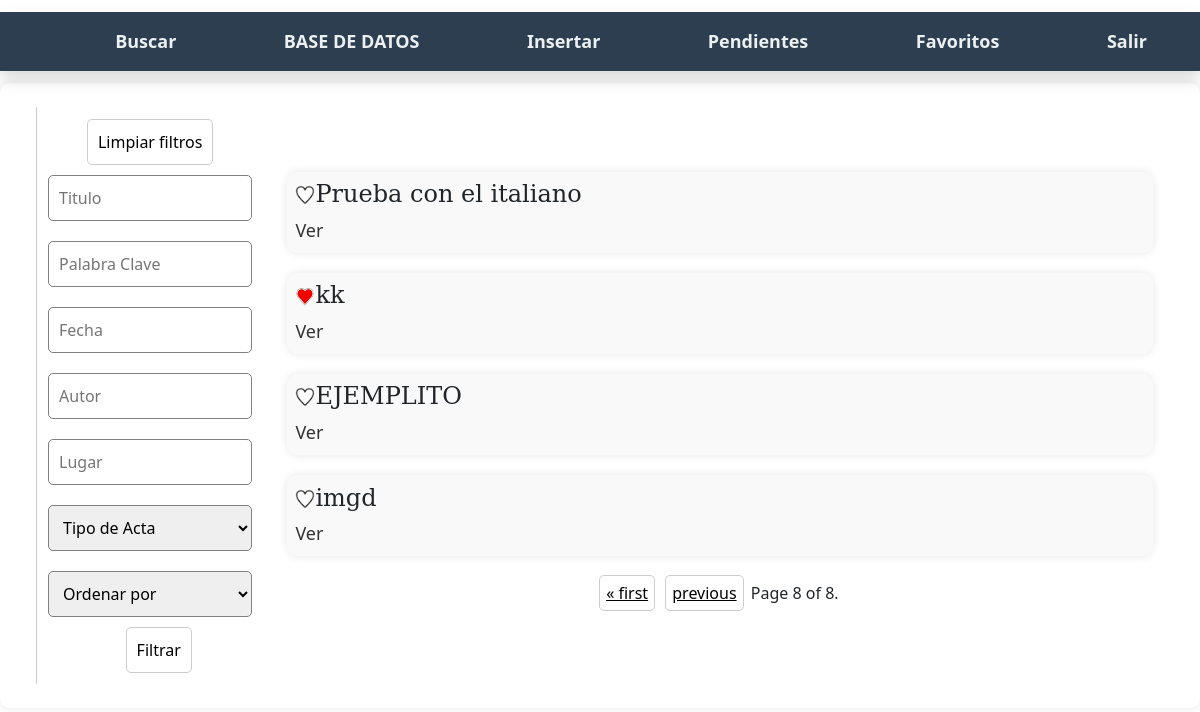
/?page=8 (signed in), run on an earlier commit of the app's database.
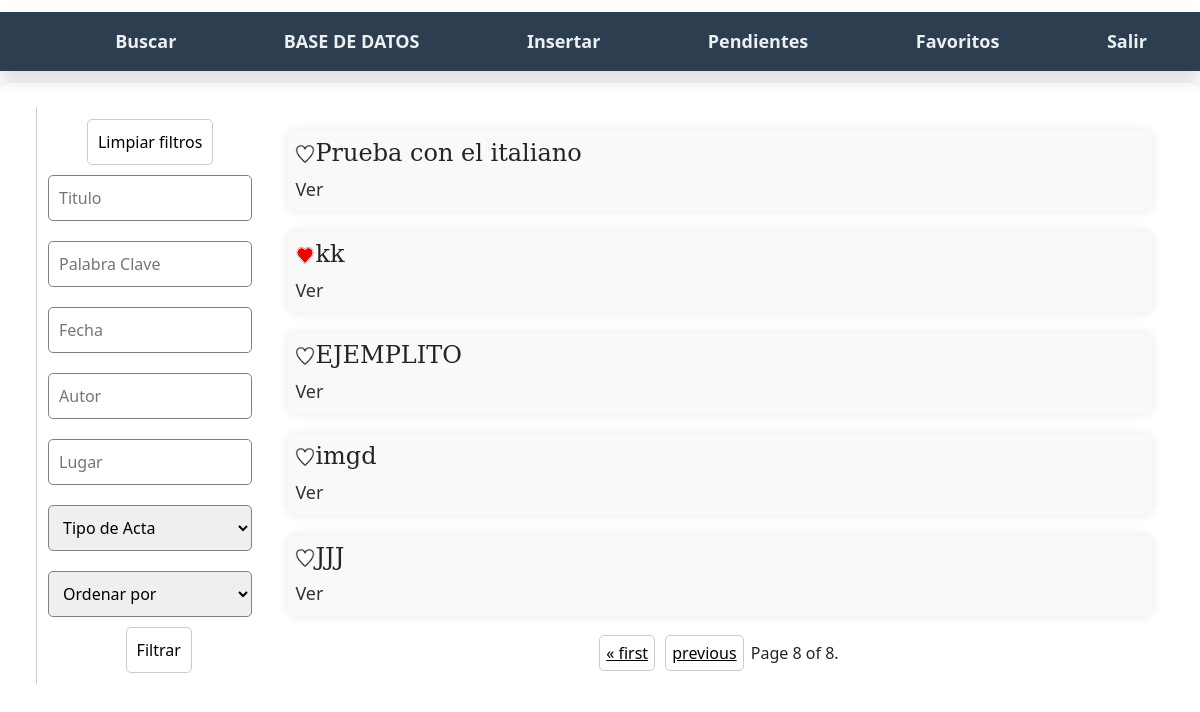
And on a later commit of the database.
### Documents/models.py (models this page shows, shortened)
class ApprovedDocuments(models.Model):
    image = models.ImageField(upload_to='document_images/', default='document_images/default.jpg')
    name = models.CharField(max_length=200)
    text = models.TextField()
    xml_file = models.TextField(default='')

### Documents/views.py (the view, shortened to what this page needs)
# urls.py: path('', views.search, name='index'),
def search(request, from_fav=False):
    documents = ApprovedDocuments.objects.all()
    pagination_size = 5
    try:
        user = User.objects.get(username=request.user.username)
        profile = Profile.objects.get(user=user)
        fav_docs = profile.fav_docs.all()
    except:
        fav_docs = None
    if not from_fav:
        try:
            title = request.POST['title']
        except:
            if request.session.get('filtered', None):
                documents = [ApprovedDocuments.objects.get(pk=i) for i in request.session['filtered']]
            paginator = Paginator(documents, pagination_size)
            page_number = request.GET.get('page')
            page_obj = paginator.get_page(page_number)
            return render(request, 'docs/search.html', {'docs': documents, 'page_obj': page_obj,
                                                        'fav_docs': fav_docs})

### templates/docs/search.html (shortened to what this page needs)
{% extends 'base/main.html' %}
{% block content %}
    {% load static %}
    <div class="search-page">
    <div class="filter_block">
    <button type="button" onclick="window.location.href='/clean'">Limpiar filtros</button>
    <form action="/search/" method="post">
        <input type="text" name="title" placeholder="Titulo">
        <input type="text" name="kw" placeholder="Palabra Clave" class="kw">
        <input type="number" name="date" placeholder="Fecha" class="date">
        <input type="text" name="author" placeholder="Autor" class="autor">
        <input type="text" name="place" placeholder="Lugar" class="place">
        <select name="type" class="type">
            <option value="0" selected>Tipo de Acta</option>
        </select>
        <select name="order-by" class="order-by">
            <option value="0" selected>Ordenar por</option>
        </select>
        <button type="submit">Filtrar</button>
    </form>
    </div>
    <div class="docs">
    {% if docs %}
        {% for doc in page_obj %}
            <div class="doc">
            <div class="heading" style="display: flex">
                {% if user.is_authenticated %}
                    {% if doc in fav_docs %}
                        <a href="/rem_fav/{{ doc.id }}?page={{ page_obj.number }}">
                            <img src="/static/red-heart.png" alt="Favorito">
                        </a>
                    {% else %}
                        <a href="/add_fav/{{ doc.id }}?page={{ page_obj.number }}">
                            <img src="/static/black-heart.png" alt="Favorito">
                        </a>
                    {% endif %}
                {% endif %}
                <h2>{{ doc.name }}</h2>
            </div>
                <a href="/doc/{{ doc.id }}?page={{ page_obj.number }}">Ver</a>
            </div>
        {% endfor %}
        <div class="pagination">
        <span class="step-links">
            {% if page_obj.has_previous %}
                <a href="?page=1">&laquo; first</a>
                <a href="?page={{ page_obj.previous_page_number }}">previous</a>
            {% endif %}
            <span class="current">
                Page {{ page_obj.number }} of {{ page_obj.paginator.num_pages }}.
            </span>
        </span>
    </div>
    {% else %}
        <h2 class="no-results">No se encontraron documentos</h2>
    {% endif %}
    </div>
    </div>
{% endblock %}

What changed in the data, as far as the page shows it:
added ApprovedDocuments: name "JJJ"
